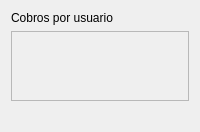
<?xml version="1.0" encoding="UTF-8"?>
<ui version="4.0"><class>AdminCobros</class><widget class="QWidget" name="AdminCobros"><layout class="QVBoxLayout" name="layout"><item><widget class="QLabel" name="tituloCobros"><property name="text"><string>Cobros por usuario</string></property></widget></item><item><widget class="QScrollArea" name="scroll"><property name="widgetResizable"><bool>true</bool></property><widget class="QWidget" name="contenidoListaCobros"><layout class="QVBoxLayout" name="listaCobrosLayout"/></widget></widget></item><item><widget class="QLabel" name="errorCobros"><property name="text"><string/></property></widget></item></layout></widget><resources/><connections/></ui>
